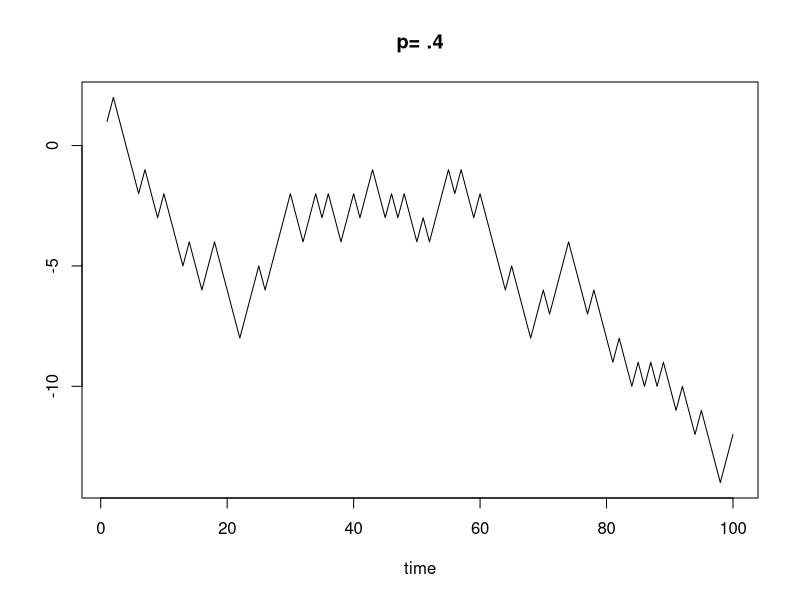
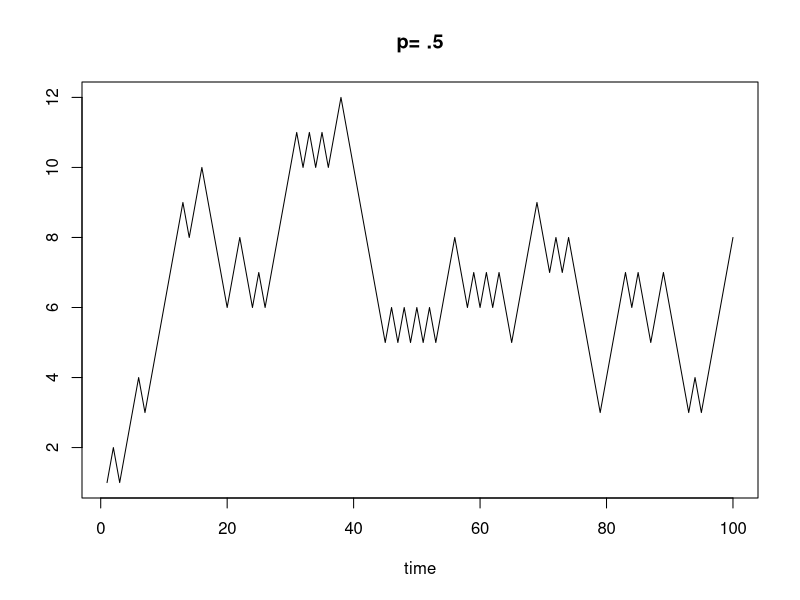
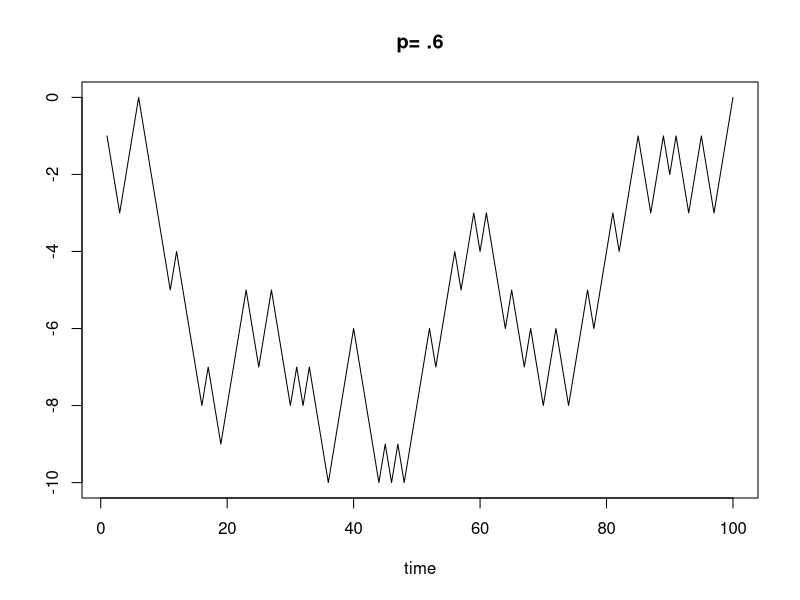
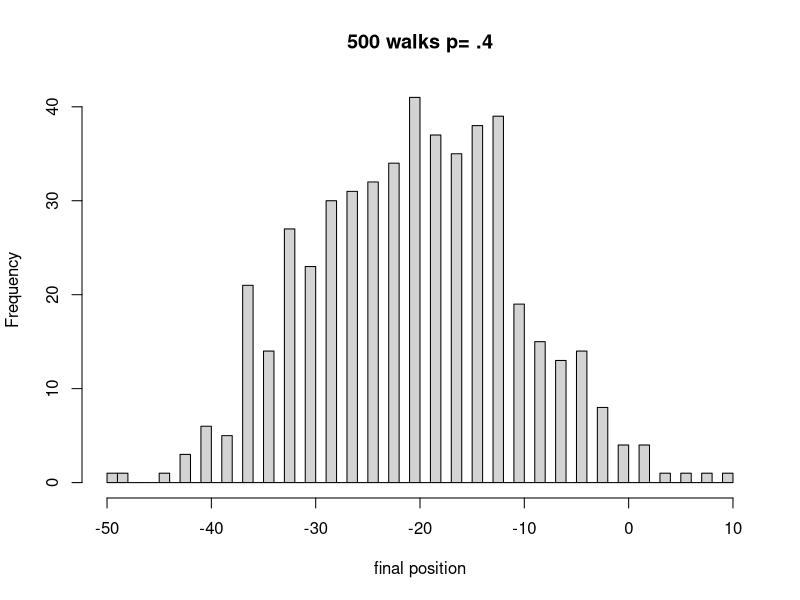
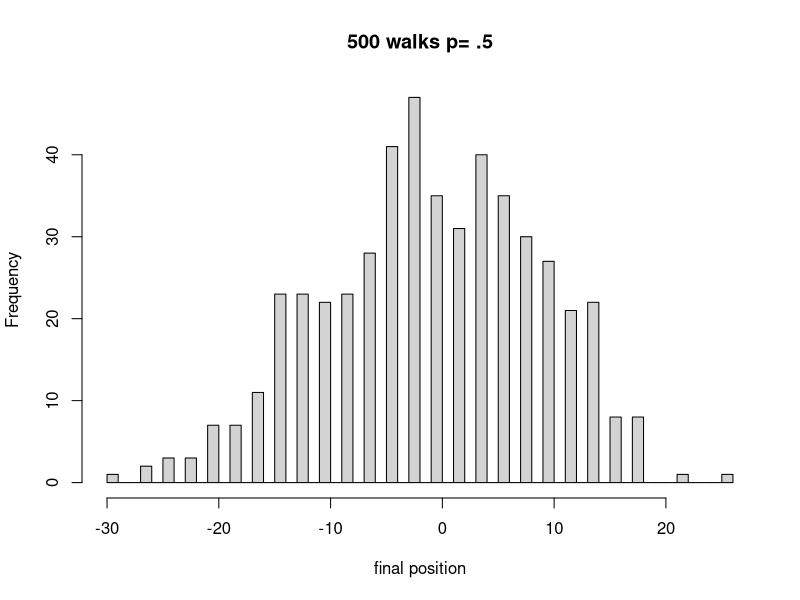
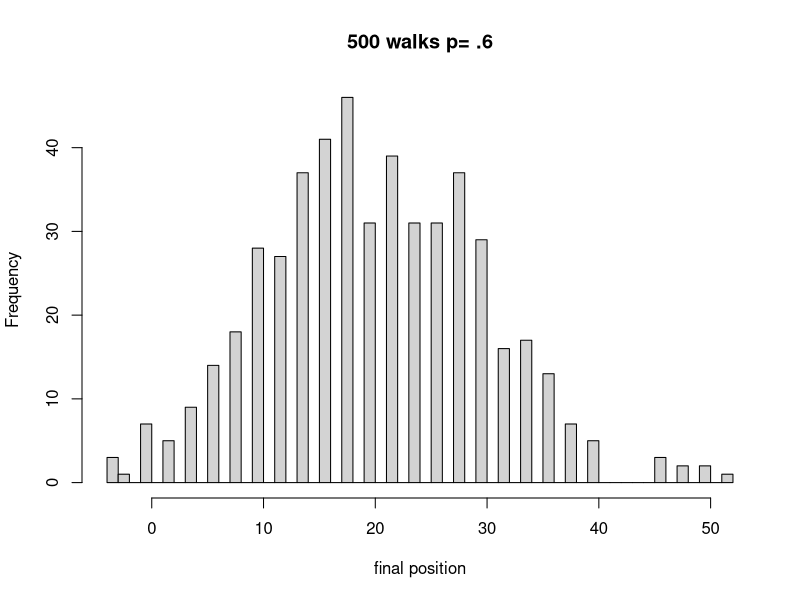

R code for these plots, in order:
## ---- chunk 1
knitr::opts_chunk$set(echo = TRUE)
## ---- chunk 2
random_walk <- function(p){
  v = c(1,-1)
  x = numeric(100)
  count = 0
  p2 <-c(p, 1-p)
  for( i in 1:100){
    count = count + sample(v,size = 1, replace = TRUE, prob = p2 )
    x[i]= count
  }
  return(x)
}
## ---- chunk 3

prob_1 <- random_walk(.4)
plot.ts(prob_1, xlab = "time", ylab = "", main = "p= .4")
prob_2 <- random_walk(.5) 
plot.ts(prob_2,  xlab= "time", ylab = "",main = "p= .5")
prob_3 <- random_walk(.6)
plot.ts(prob_3,  xlab= "time", ylab = "",main = "p= .6")

## ---- chunk 4
many_walks = function(p){
  x = numeric(500)
  for( i in 1:500){
    hold = random_walk(p)
    x[i]= hold[100]
  }
  return(x)
}
## ---- chunk 5
Mwalks_1= many_walks(.4)
hist(Mwalks_1,breaks = 70,xlab = "final position", main = "500 walks p= .4")
paste("The mean with a probability of .4 is ", mean(Mwalks_1))
paste("The variance is ", var(Mwalks_1))

Mwalks_2 = many_walks(.5)
hist(Mwalks_2,breaks = 70,xlab = "final position", main = "500 walks p= .5")
paste("The mean with a probability of .5 is ", mean(Mwalks_2))
paste("The variance is ", var(Mwalks_2))

Mwalks_3 <-many_walks(.6)
hist(Mwalks_3,breaks = 70,xlab = "final position", main = "500 walks p= .6")
paste("The mean with a probability of .4 is ", mean(Mwalks_3))
paste("The variance is ", var(Mwalks_3))

